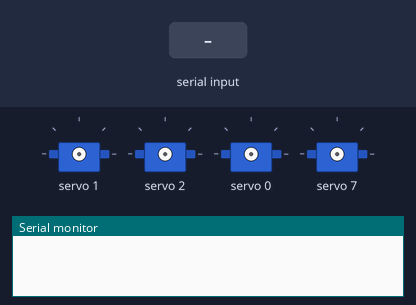
The sketch below on a simulated Arduino Uno, built with avr-gcc and run on an emulated ATmega328P. Shown: 4 × servo, the last lines printed to the serial monitor. The test bench sets the inputs (shaded band).

Above: at 1.2 s.
1.3 s: "greet#" received over Serial
At 3.1 s:
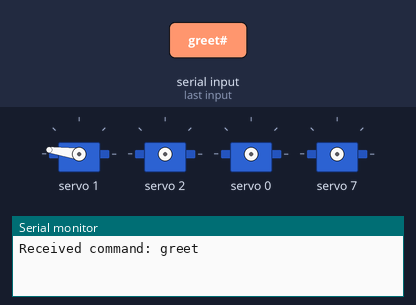
4.3 s: "sleep#" received over Serial
At 4.7 s:
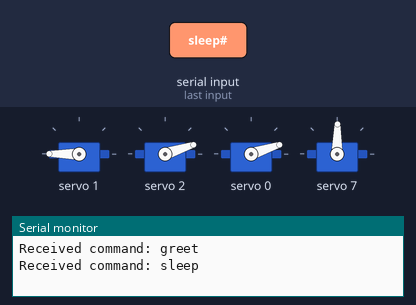
5.8 s: "right#" received over Serial
At 7.0 s:
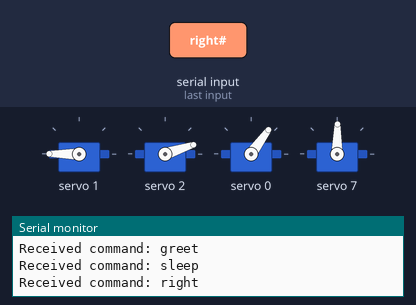
7.3 s: "left#" received over Serial
At 8.1 s:
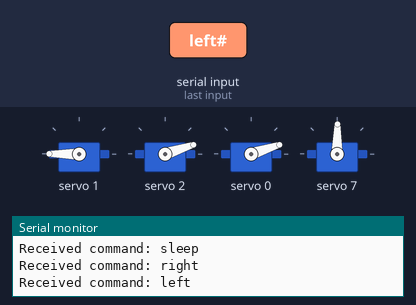
8.8 s: "greet#" received over Serial
At 11.6 s:
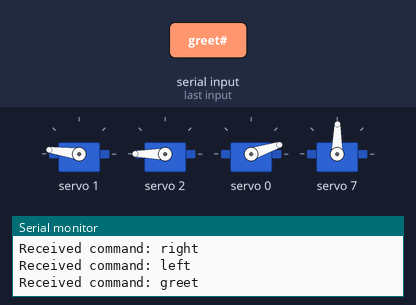
11.8 s: "right#" received over Serial
At 12.8 s:
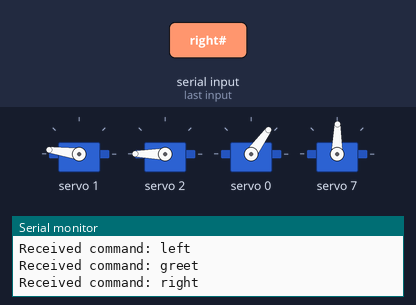
Timing chart, 0 to 14.3 s (numbered marks = the images above; inputs shaded):
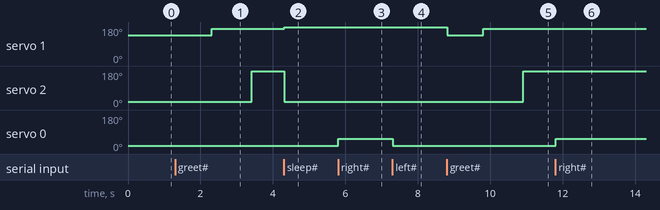

Measured:
- after the input at 1.3 s, servo 1: 137° → 172° after 1.0 s; servo 2: 18° → 180° after 2.1 s
- after the input at 4.3 s, servo 1: 172° → 180° at once; servo 2: 180° → 18° at once
- after the input at 5.8 s, servo 0: 18° → 54° at once
- after the input at 7.3 s, servo 0: 54° → 18° at once
- after the input at 8.8 s, servo 1: 180° → 137° at once, → 172° 1.0 s later; servo 2: 18° → 180° after 2.1 s
- after the input at 11.8 s, servo 0: 18° → 54° at once

The sketch:

Voice_command_code.ino
```cpp
#include <Servo.h>
#include <Wire.h>
#include <Adafruit_PWMServoDriver.h>

String voice;
int x = 0;
Adafruit_PWMServoDriver pwm = Adafruit_PWMServoDriver(0x40);

// Define servo parameters
#define SERVO_MIN_PULSE 150  // Minimum pulse width (in ticks)
#define SERVO_MAX_PULSE 600  // Maximum pulse width (in ticks)
#define SERVO_MIN_DEG 0      // Minimum servo angle (degrees)
#define SERVO_MAX_DEG 180    // Maximum servo angle (degrees)

void setServoPosition(uint8_t servoNum, uint16_t degrees) {
  // Convert degrees to PWM pulse width
  uint16_t pulseWidth = map(degrees, SERVO_MIN_DEG, SERVO_MAX_DEG, SERVO_MIN_PULSE, SERVO_MAX_PULSE);
  pwm.setPWM(servoNum, 0, pulseWidth);
}


void sleep() {
  setServoPosition(0,0);
  setServoPosition(7,60);
  setServoPosition(1,180);
  setServoPosition(2,0);
  x = 0;
}

void wakeup() {
  setServoPosition(0,0);
  setServoPosition(7,30);
  setServoPosition(1,130);
  setServoPosition(2,150);
  x=0;
}
void left(){
  if(x<=0)
  {
    setServoPosition(0,0);
  }
  else if (0<x<180)
  {
    x=x-30;
    setServoPosition(0,x);
  }

}
void greet() {
  //setServoPosition(0,x);
  //setServoPosition(7,30);
  setServoPosition(1,100);
  delay(1000);
  setServoPosition(1,130);
  delay(1000);
  setServoPosition(2,0);
  delay(100);
  setServoPosition(2,150);
  ;
}

void right(){
  if(x>=180)
  {setServoPosition(0,180);}
  else if (0<x<180)
  {
    x=x+30;
    setServoPosition(0,x);
  }

}

void setup() {
  Serial.begin(9600);
  pwm.begin();
  pwm.setPWMFreq(50);
}

void loop() {
  if (Serial.available() > 0) {
    voice = Serial.readStringUntil('#'); // Read input until '#' is encountered
    executeCommand(voice);
  }
}

void executeCommand(String command) {
  Serial.println("Received command: " + command);

  if (command.equals("sleep")) {
    sleep();
  }
  else if (command.equals("wake up")) {
    wakeup();
  }
  else if (command.equals("right")) {
    right();
  }
  else if (command.equals("left")) {
    left();
  }
  else if (command.equals("greet")) {
    greet();
  }
}
```
